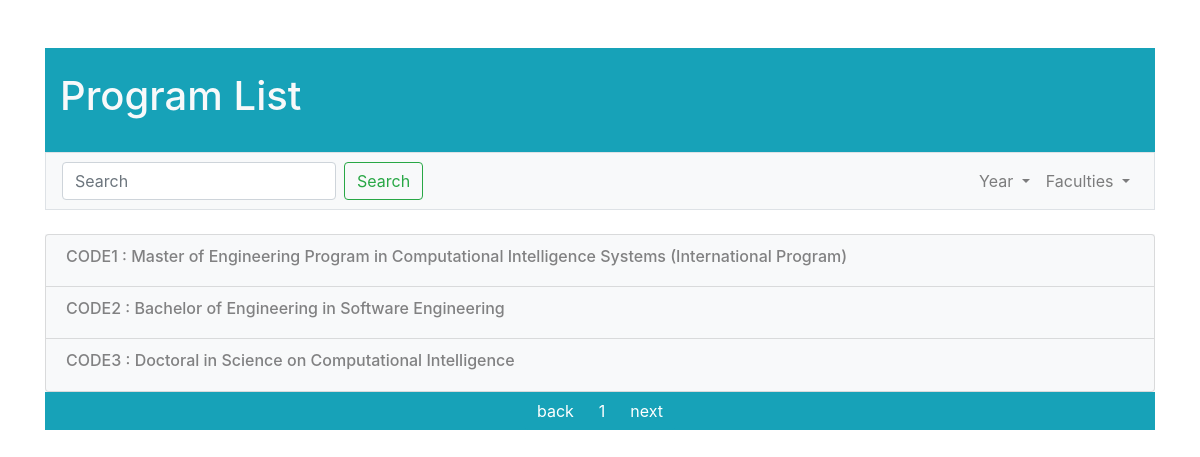
Page /study_program/ on the earlier database version.
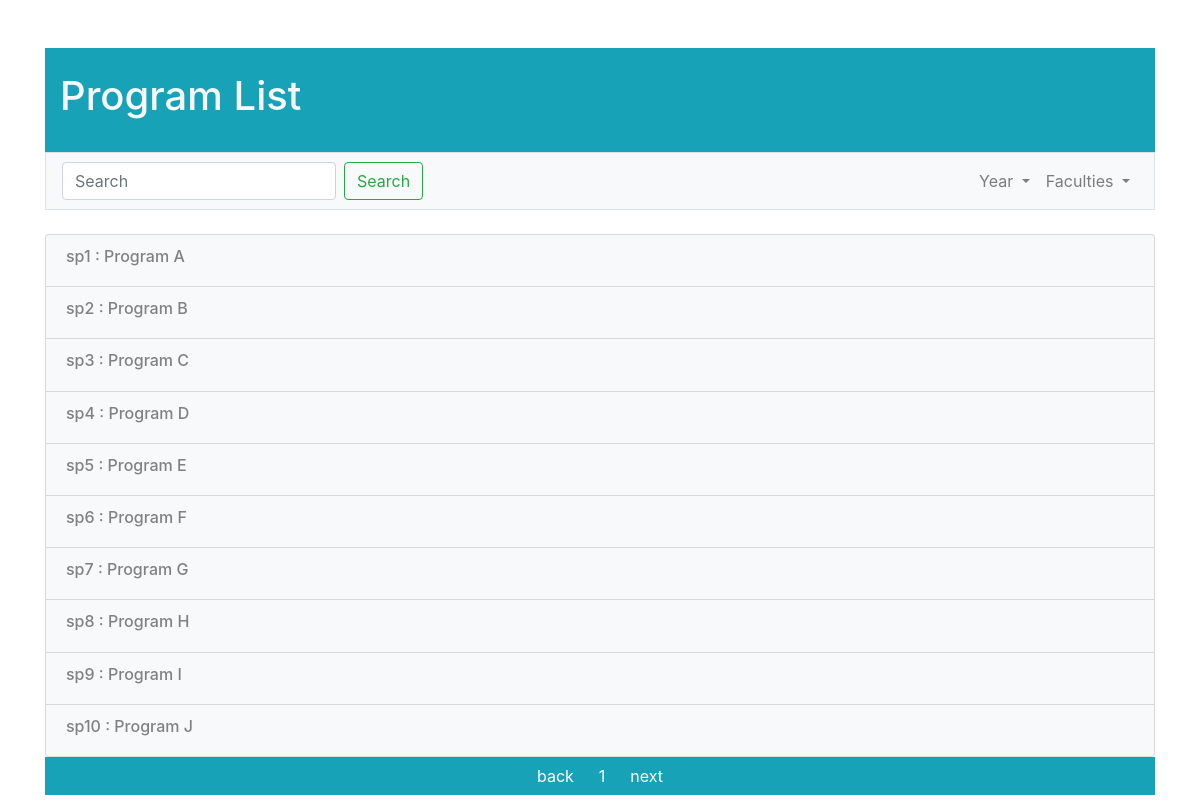
Same page on the later database version.
### study_program/models.py (models this page shows, shortened)
class StudyProgram(models.Model):
    code = models.CharField(max_length=200)
    name = models.CharField(max_length=200)
    status_choices = (
        ('ACTIVE', 'ACTIVE'),
        ('GOING TO CLOSE', 'GOING TO CLOSE'),
        ('NOT ACTIVE', 'NOT ACTIVE'),
    )
    program_status = models.CharField(max_length=200, choices=status_choices )
    degree_and_major = models.CharField(max_length=400)
    collaboration_choices = (
        ('Program issued specifically by KMITL', 'Program issued specifically by KMITL'),
        ('Program supported by other institutes', 'Program supported by other institutes'),
        ('Collaborated program with other institutes', 'Collaborated program with other institutes'),
    )
    collaboration_with_other_institues = models.TextField(max_length=400, choices = collaboration_choices)
    pdf_docs = models.FileField(upload_to='study_program_details/')
    responsible_professors = models.ManyToManyField(Professor, through=Professor.responsible_program.through, blank=True)
    past_assessment = models.ManyToManyField('AssessmentResult', blank=True)

### study_program/views.py (the view)
# urls.py: path('study_program/', views.all_programs, name = 'all_program'),
def all_programs(request, page_number = 1):
    from_item = (page_number * 10) - 10
    to_item = page_number * 10
    sp = StudyProgram.objects # get object
    programs = sp.all() # get all objects
    total_program = sp.count() # get length of object
    program_list = []
    found = False
    faculty_search = request.GET.get('faculty_name')
    if(faculty_search != None):
        for item in programs:
            if(item.name == faculty_search):
                found = True
                program_list.append(item)
    if(found == True):
        prev_page = 1
        current_page = 1
        next_page = 1
        return render(request, 'study_program/all_program.html', {'programs': program_list, 'current_page': current_page, 'prev_page': prev_page, 'next_page':next_page})
    else:
        for item in programs:
            program_list.append(item)
        program_list = program_list[from_item:to_item]
        prev_page = page_number - 1
        if(page_number - 1 < 1):
            prev_page = 1
        current_page = page_number
        next_page = page_number + 1
        if(next_page > math.ceil(total_program/10)):
            next_page = current_page
        return render(request, 'study_program/all_program.html', {'programs': program_list, 'current_page': current_page, 'prev_page': prev_page, 'next_page':next_page})

### study_program/templates/study_program/all_program.html (shortened to what this page needs)
<head>
        <link rel="stylesheet" href="https://stackpath.bootstrapcdn.com/bootstrap/4.1.3/css/bootstrap.min.css">
</head>
<div class="container">
        <br/>
        <br/>
        <div class="container border-info bg-info text-light">
            <br/>
            <h1>Program List</h1>
            <br/>
        </div>
        <nav class="navbar navbar-expand-lg navbar-light bg-light border" name="TOP NAVBAR">
            <div class="collapse navbar-collapse" id="navbarSupportedContent">
                <form class="form-inline my-2 my-lg-0" action="{% url 'all_program' current_page %}" method="get">
                    <input class="form-control mr-sm-2" name="faculty_name" type="search" placeholder="Search" aria-label="Search" value={{request.GET.faculty_name}}>
                    <button class="btn btn-outline-success my-2 my-sm-0" type="submit">Search</button>
                </form>
                <ul class="navbar-nav ml-auto">
                    <li class="nav-item dropdown">
                        <a class="nav-link dropdown-toggle" href="#" id="navbarDropdown" role="button" data-toggle="dropdown" aria-haspopup="true" aria-expanded="false">
                            Year
                        </a>
                    </li>
                    <li class="nav-item dropdown">
                        <a class="nav-link dropdown-toggle" href="#" id="navbarDropdown" role="button" data-toggle="dropdown" aria-haspopup="true" aria-expanded="false">
                        Faculties
                        </a>
                    </li>
                </ul>
            </div>
        </nav>
        <br/>
        <div class=bg-light>
            <ul class="list-group">
                {% for program in programs %}
                    <a class="list-group-item list-group-item-light bg-light" href = "{% url 'program_detail' program.id %}"><h6>{{ program.code}} : {{ program.name }}</h6></a>
                {% endfor %}
            </ul>
        </div>
        <div class="container border-info bg-info text-light text-center">
            <div class="btn-group" role="group" aria-label="Basic example">
                <a class="btn btn-secondary border-info bg-info" href="{% url 'all_program' prev_page %}">back</a>
                <button type="button" class="btn btn-secondary border-info bg-info">{{current_page}}</button>
                <a class="btn btn-secondary border-info bg-info" href="{% url 'all_program' next_page %}">next</a>
            </div>
            <br/>
        </div>
</div>

Differences in the rows shown:
removed StudyProgram: code "CODE3", name "Doctoral in Science on Computational Intelligence"
changed StudyProgram: code "CODE1" → "sp1"; name "Master of Engineering Program in Computational Intelligence Systems (International Program)" → "Program A"
changed StudyProgram: code "CODE2" → "sp2"; name "Bachelor of Engineering in Software Engineering" → "Program B"
added StudyProgram: code "sp3", name "Program C"
added StudyProgram: code "sp4", name "Program D"
added StudyProgram: code "sp5", name "Program E"
added StudyProgram: code "sp6", name "Program F"
added StudyProgram: code "sp7", name "Program G"
added StudyProgram: code "sp8", name "Program H"
added StudyProgram: code "sp9", name "Program I"
added StudyProgram: code "sp10", name "Program J"
